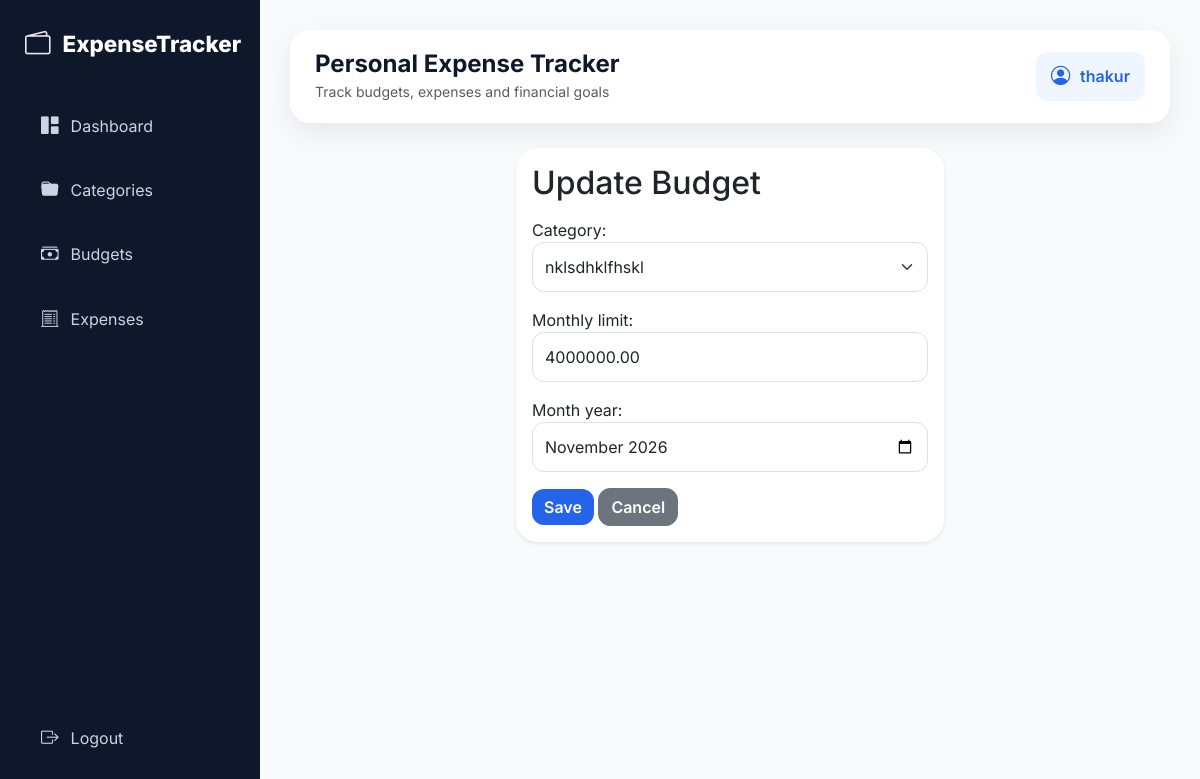
The app's page /budgets/update/4/ (signed in) with its own data.
### expenses/models.py (models this page shows, shortened)
class Budget(models.Model):
    user = models.ForeignKey(settings.AUTH_USER_MODEL, on_delete=models.CASCADE, related_name="budgets")
    category = models.ForeignKey(Category, on_delete=models.CASCADE, related_name="budgets")
    monthly_limit = models.DecimalField(max_digits=10, decimal_places=2)
    month_year = models.DateField()
    class Meta:
        unique_together = ("user", "category", "month_year")
        ordering = ["-month_year", "category__name"]

### expenses/views.py (the view)
# urls.py: path("budgets/update/<int:id>/", views.budget_update, name="budget_update"),
@login_required
def budget_update(request, id):
    obj = get_object_or_404(Budget, id=id, user=request.user)
    form = BudgetForm(request.POST or None, instance=obj, user=request.user)
    if request.method == "POST" and form.is_valid():
        form.save()
        messages.success(request, "Budget updated.")
        return redirect("budget_list")
    return render(request, "budget/budget_create.html", {"form": form, "budget": obj})

### expenses/forms.py (shortened to what this page needs)
class BudgetForm(UserScopedCategoryMixin, forms.ModelForm):
    category = UserCategoryChoiceField(
        queryset=Category.objects.none(),
        widget=forms.Select(attrs={"class": "form-select"}),
    )
    month_year = forms.DateField(
        input_formats=["%Y-%m", "%Y-%m-%d"],
        widget=forms.DateInput(attrs={"class": "form-control", "type": "month"}, format="%Y-%m"),
    )
    class Meta:
        model = Budget
        fields = ["category", "monthly_limit", "month_year"]
        widgets = {
            "monthly_limit": forms.NumberInput(attrs={"class": "form-control", "step": "0.01", "min": "0.01"}),
        }

### expenses/models.py (called while the page is built)
    def __str__(self):
        return self.name

### templates/budget/budget_create.html
{% extends "base.html" %}
{% block content %}
<div class="row justify-content-center">
    <div class="col-md-6">
        <div class="card shadow-sm">
            <div class="card-body">
                <h2 class="mb-3">{% if budget %}Update{% else %}Create{% endif %} Budget</h2>
                <form method="post">{% csrf_token %}{{ form.as_p }}<button class="btn btn-primary"
                        type="submit">Save</button> <a class="btn btn-secondary"
                        href="{% url 'budget_list' %}">Cancel</a></form>
            </div>
        </div>
    </div>
</div>
{% endblock %}

### templates/base.html (shortened to what this page needs)
{% load static %}
<!DOCTYPE html>
<html lang="en">
<head>
    <link href="https://cdn.jsdelivr.net/npm/bootstrap@5.3.3/dist/css/bootstrap.min.css" rel="stylesheet">
    <link rel="stylesheet" href="https://cdn.jsdelivr.net/npm/bootstrap-icons@1.11.3/font/bootstrap-icons.css">
    <link rel="stylesheet" href="{% static 'css/style.css' %}">
</head>
<body>
{% if user.is_authenticated %}
<div class="app-layout">
    <aside class="sidebar">
        <div>
            <div class="logo">
                <i class="bi bi-wallet2"></i>
                <span>ExpenseTracker</span>
            </div>
            <div class="nav-section">
                <a href="{% url 'dashboard' %}" class="sidebar-link">
                    <i class="bi bi-grid-1x2-fill"></i>
                    <span>Dashboard</span>
                </a>
                <a href="{% url 'category_list' %}" class="sidebar-link">
                    <i class="bi bi-folder-fill"></i>
                    <span>Categories</span>
                </a>
                <a href="{% url 'budget_list' %}" class="sidebar-link">
                    <i class="bi bi-cash-stack"></i>
                    <span>Budgets</span>
                </a>
                <a href="{% url 'expense_list' %}" class="sidebar-link">
                    <i class="bi bi-receipt-cutoff"></i>
                    <span>Expenses</span>
                </a>
            </div>
        </div>
        <div class="sidebar-footer">
            <a href="{% url 'logout' %}" class="sidebar-link logout-link">
                <i class="bi bi-box-arrow-right"></i>
                <span>Logout</span>
            </a>
        </div>
    </aside>
    <main class="content">
        <div class="topbar">
            <div>
                <h4 class="mb-0 fw-bold">Personal Expense Tracker</h4>
                <small class="text-muted">Track budgets, expenses and financial goals</small>
            </div>
            <div class="user-badge">
                <i class="bi bi-person-circle"></i>
                <span>{{ user.username }}</span>
            </div>
        </div>
{% else %}
<main class="auth-content">
    {% include "partials/messages.html" %}
{% endif %}
{% block content %}{% endblock %}
{% if user.is_authenticated %}
    </main>
</div>
{% else %}
</main>
{% endif %}
</body>
</html>

### static/css/style.css (style rules this page uses)
:root { --primary: #2563eb; --primary-dark: #1d4ed8; --success: #22c55e; --warning: #f59e0b; --danger: #ef4444; --dark: #0f172a; --dark-light: #1e293b; --background: #f8fafc; --card-bg: #ffffff; --text: #0f172a; --muted: #64748b; --border: #e2e8f0; --shadow: 0 10px 30px rgba(15, 23, 42, 0.08); }
* { margin: 0; padding: 0; box-sizing: border-box; }
body { font-family: 'Inter', sans-serif; background: var(--background); color: var(--text); }
.app-layout { display: flex; min-height: 100vh; }
.sidebar { width: 260px; background: var(--dark); min-height: 100vh; position: fixed; left: 0; top: 0; padding: 25px; display: flex; flex-direction: column; justify-content: space-between; }
.logo { color: white; font-size: 1.4rem; font-weight: 800; display: flex; align-items: center; gap: 12px; margin-bottom: 35px; }
.logo i { font-size: 1.6rem; }
.nav-section { flex: 1; }
.sidebar-link { display: flex; align-items: center; gap: 12px; text-decoration: none; color: #cbd5e1; padding: 14px 16px; border-radius: 14px; margin-bottom: 10px; transition: all 0.3s ease; }
.sidebar-link i { font-size: 1.1rem; }
.content { margin-left: 260px; width: calc(100% - 260px); padding: 30px; }
.topbar { background: white; border-radius: 20px; padding: 20px 25px; margin-bottom: 25px; box-shadow: var(--shadow); display: flex; justify-content: space-between; align-items: center; }
.user-badge { display: flex; align-items: center; gap: 10px; background: #eff6ff; color: var(--primary); padding: 10px 15px; border-radius: 12px; font-weight: 600; }
.user-badge i { font-size: 1.2rem; }
.card { border: none !important; border-radius: 22px !important; background: var(--card-bg); box-shadow: var(--shadow); overflow: hidden; transition: all 0.3s ease; }
.btn { border-radius: 12px; font-weight: 600; }
.btn-primary { background: var(--primary); border: none; }
.form-control, .form-select { border-radius: 12px; padding: 12px; }
.card .btn { flex:1; }
.bi-folder, .bi-wallet2, .bi-receipt-cutoff { opacity:.9; }

### records on screen
Budget: category "nklsdhklfhskl", monthly_limit "4000000.00", month_year "2026-11"

### other values on screen
{{ user.username }} "thakur"
